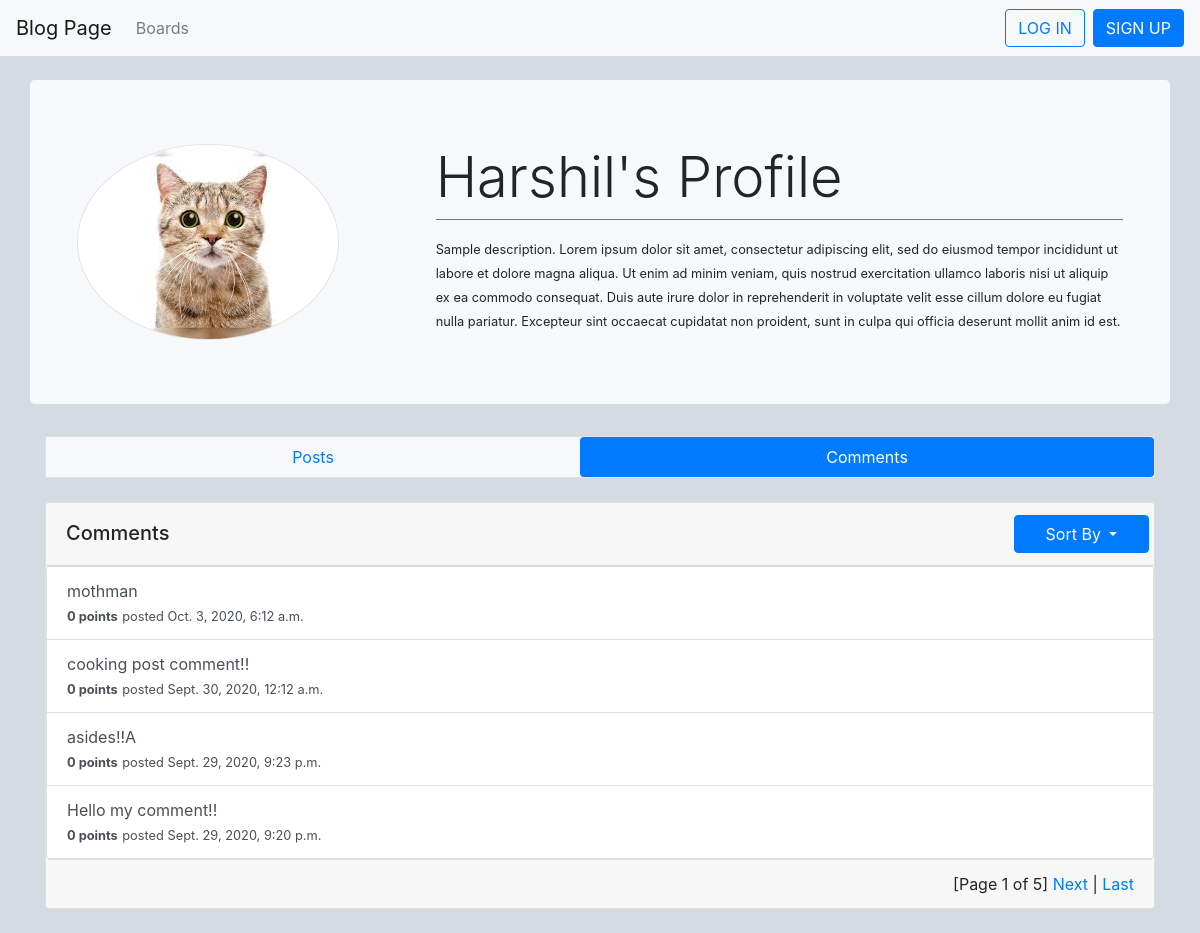
The app's page /profile/2/comments/ with its own data.
### user/models.py (models this page shows, shortened)
class Profile(models.Model):
    user = models.OneToOneField(User, on_delete=models.CASCADE, related_name='profile')
    description = models.TextField("Profile Description", max_length=1000, default='Default User Profile Description.')
    picture = models.ImageField(default='profile_pics/default.jpg', upload_to='profile_pics')

### blog/models.py (models this page shows, shortened)
class Comment(models.Model):
    content = models.CharField("Comment", max_length=500)
    date_posted = models.DateTimeField(auto_now_add=True)
    date_edited = models.DateTimeField(null=True, blank=True)
    post = models.ForeignKey(Post, on_delete=models.CASCADE)
    author = models.ForeignKey(User, on_delete=models.CASCADE)
    likes = models.ManyToManyField(User, blank=True, related_name='comment_likes')
    dislikes = models.ManyToManyField(User, blank=True, related_name='comment_dislikes')
    def get_rating(self):
        return self.likes.count() - self.dislikes.count()

### user/views.py (the view)
# urls.py: path('profile/<int:pk>/comments/', profile_comments, name='profile-comments'),
def profile_comments(request, pk):
    profile_user = get_object_or_404(User, pk=pk)
    paginator = Paginator(profile_user.comment_set.all().order_by('-date_posted'), 4)
    page_number = request.GET.get('page')
    page_obj = paginator.get_page(page_number)
    context = {
        'profile_user': profile_user,
        'page_obj': page_obj
    }
    return render(request, 'blog/profile_comments.html', context)

### blog/context_processors.py (called while the page is built)
def search_form(request):
    search_form = SearchForm()
    return {"search_form": search_form}

def top_boards(request):
    return {'popular_boards': sorted(Board.objects.all(), key=lambda obj: -obj.get_popularity_rating())[:4]}

### blog/models.py (called while the page is built)
    def get_popularity_rating(self):
        return ( self.post_set.filter(date_posted__gte=timezone.now()-timedelta(days=7)).count())

### blog/templates/blog/profile_comments.html (shortened to what this page needs)
{% extends 'blog/profile_base.html' %}
{% block header %}
    <div class='jumbotron row mt-4'style="background-color: #f7f8f9;">
        <div class='col-4'>
            <img src="{{ profile_user.profile.picture.url }}" class='rounded-circle account-img border' alt="">
        </div>
        <div class='col-8'>
            <h3 class='display-4'>{{ profile_user.username }}'s Profile</h3>
            <div class='border-top border-secondary pt-3'>
                <small>{{ profile_user.profile.description }}</small>
            </div>
        </div>
    </div>
{% endblock header %}
{% block profile-navbar %}
    <nav class="nav nav-pills border nav-fill my-4" style="background-color: #f7f8f9;">
        <a class="nav-link" href="{% url 'view-profile' profile_user.pk %}">Posts</a>
        <a class="nav-link active" href="{% url 'profile-comments' profile_user.pk %}">Comments</a>
      </nav>
{% endblock profile-navbar %}
{% block content %}
    <div class='card my-4'>
        <div class='col card-header'>
            <span class='row'>
                <h5 class='col-10 mr-4 align-self-end'>Comments</h5>
                <button class="col ml-4 btn btn-primary dropdown-toggle" type="button" id="dropdownMenuButton" data-toggle="dropdown" aria-haspopup="true" aria-expanded="false">
                Sort By
                </button>
            </span>
        </div>
        <div class='list-group'>
            {% if profile_user.comment_set.all %}
                {% for comment in page_obj %}
                <a href="{% url 'post' comment.post.board.id comment.post.id %}" class='list-group-item list-group-item-action'>
                    <div>
                        {{ comment.content }}
                    </div>
                    <div>
                        {% if comment in user.comment_likes.all %}
                            <small><strong style="color: #F73009;">{{ comment.get_rating }} points</strong></small>
                        {% elif comment in user.comment_dislikes.all %}
                            <small><strong style="color: #8283F6;">{{ comment.get_rating }} points</strong> </small>
                        {% else %}
                            <small><strong>{{ comment.get_rating }} points</strong></small>
                        {% endif %}
                        <small>posted {{ comment.date_posted}}</small>
                    </div>
                </a>
                {% endfor %}
            {% else %}
                <p class='d-flex pt-2 justify-content-center'>No Comments</p>
            {% endif %}
        </div>
        {% if page_obj.paginator.num_pages > 1 %}
            <div class='card-footer d-flex justify-content-end'>
                <span class='step-links'>
                    <span class='current'>
                        [Page {{ page_obj.number }} of {{ page_obj.paginator.num_pages }}]
                    </span>
                    {% if page_obj.has_next %}
                        <a href="?page={{ page_obj.next_page_number }}">Next</a>
                        |
                        <a href="?page={{ page_obj.paginator.num_pages }}">Last</a>
                    {% endif %}
                </span>
            </div>
        {% endif %}
    </div>
{% endblock content %}

### blog/templates/blog/profile_base.html (style rules this page uses)
body { background-color: #d4dbe2; }

### records on screen
Comment: content "mothman", get_rating "0", date_posted "Oct. 3, 2020, 6:12 a.m."
Comment: content "cooking post comment!!", get_rating "0", date_posted "Sept. 30, 2020, 12:12 a.m."
Comment: content "asides!!A", get_rating "0", date_posted "Sept. 29, 2020, 9:23 p.m."
Comment: content "Hello my comment!!", get_rating "0", date_posted "Sept. 29, 2020, 9:20 p.m."

### other values on screen
{{ profile_user.username }} "Harshil"
{{ page_obj.number }} "1"
{{ page_obj.paginator.num_pages }} "5"
